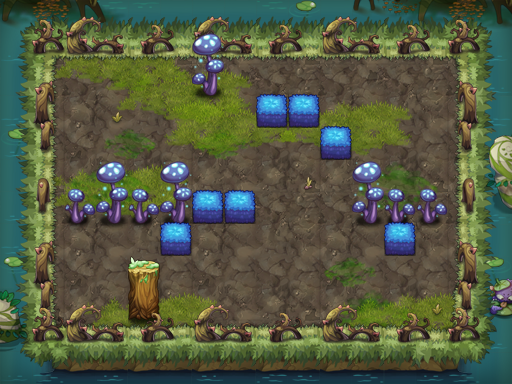

A 2D game scene composited from a Tiled map and its tileset images. What follows is a short description and the map's XML, with each tile layer's data collapsed to a summary:
An orthogonal 16x12 tile map with 32x32 px tiles, 16 tile layers (PASS, 块层 13, 块层 14, 块层 15, ...) and 11 objects (7x TRAP, 3x hongsrng2, PLAYER).

<map version="1.0" orientation="orthogonal" width="16" height="12" tilewidth="32" tileheight="32">
 <properties>
  <property name="DESTRY1" value="221" />
  <property name="DESTRY2" value="225" />
  <property name="DESTRY3" value="223" />
  <property name="DESTRY_COUNT" value="3" />
  <property name="EXP" value="530" />
  <property name="ITEM" value="D015" />
  <property name="MONEY" value="795" />
 </properties>
 <tileset firstgid="1" name="swzz" tilewidth="32" tileheight="32">
  <image source="swzz.png" width="500" height="1024" />
 </tileset>
 <layer name="PASS" width="16" height="12">
  <data>[192 cells, 113 non-empty, 18 distinct tile ids]</data>
 </layer>
 <layer name="块层 13" width="16" height="12">
  <data>[192 cells, 148 non-empty, 22 distinct tile ids]</data>
 </layer>
 <layer name="块层 14" width="16" height="12">
  <data>[192 cells, 84 non-empty, 29 distinct tile ids]</data>
 </layer>
 <layer name="块层 15" width="16" height="12">
  <data>[192 cells, 65 non-empty, 25 distinct tile ids]</data>
 </layer>
 <layer name="块层 2" width="16" height="12">
  <data>[192 cells, 96 non-empty, 8 distinct tile ids]</data>
 </layer>
 <layer name="块层 4" width="16" height="12">
  <data>[192 cells, 15 non-empty, 5 distinct tile ids]</data>
 </layer>
 <layer name="块层 3" width="16" height="12">
  <data>[192 cells, 61 non-empty, 17 distinct tile ids]</data>
 </layer>
 <layer name="块层 6" width="16" height="12">
  <data>[192 cells, 24 non-empty, 12 distinct tile ids]</data>
 </layer>
 <layer name="块层 16" width="16" height="12">
  <data>[192 cells, 52 non-empty, 5 distinct tile ids]</data>
 </layer>
 <layer name="SHELTER 9" width="16" height="12">
  <data>[192 cells, 14 non-empty, 5 distinct tile ids]</data>
 </layer>
 <layer name="SHELTER 8" width="16" height="12">
  <data>[192 cells, 1 non-empty, 1 distinct tile ids]</data>
 </layer>
 <layer name="SHELTER 6" width="16" height="12">
  <data>[192 cells, 2 non-empty, 1 distinct tile ids]</data>
 </layer>
 <layer name="SHELTER 5" width="16" height="12">
  <data>[192 cells, 9 non-empty, 3 distinct tile ids]</data>
 </layer>
 <layer name="SHELTER 3" width="16" height="12">
  <data>[192 cells, 1 non-empty, 1 distinct tile ids]</data>
 </layer>
 <layer name="SHELTER 2" width="16" height="12">
  <data>[192 cells, 2 non-empty, 1 distinct tile ids]</data>
 </layer>
 <layer name="SHELTER 1" width="16" height="12">
  <data>[192 cells, 1 non-empty, 1 distinct tile ids]</data>
 </layer>
 <objectgroup name="对象层 1" width="16" height="12">
  <object name="PLAYER" type="PLAYER" x="64" y="96" width="32" height="32" />
  <object name="fire1" type="TRAP" x="128" y="224" width="32" height="64">
   <properties>
    <property name="trap_id" value="1" />
    <property name="trap_particle" value="trap_bluefire_up_2.plist" />
    <property name="trap_state" value="open" />
   </properties>
  </object>
  <object name="hongsrng2" x="288" y="256" width="32" height="32">
   <properties>
    <property name="lua_ai" value="monster_hongsrng_ai" />
    <property name="quality" value="hongsrng2.quality" />
   </properties>
  </object>
  <object name="hongsrng2" x="352" y="96" width="32" height="32">
   <properties>
    <property name="lua_ai" value="monster_hongsrng_ai" />
    <property name="quality" value="hongsrng2.quality" />
   </properties>
  </object>
  <object name="zi_dan_up1" type="TRAP" x="352" y="288" width="32" height="32">
   <properties>
    <property name="trap_ani" value="poison_tree.actor" />
    <property name="trap_delay" value="2" />
    <property name="trap_id" value="0" />
    <property name="trap_script" value="trap(&quot;zi_dan_up1&quot;):setAtkPower(target(&quot;PLAYER&quot;):getHP()*0.1);trap(&quot;zi_dan_up1&quot;):turnUp(); trap(&quot;zi_dan_up1&quot;):getAI():getActions():addObject( AIUseSkill:create(   SkillLua:create(&quot;skill_0002&quot;)  )  );" />
    <property name="trap_start_mode" value="2" />
    <property name="trap_state" value="open" />
    <property name="trap_turn" value="up" />
   </properties>
  </object>
  <object name="fire_control1" type="TRAP" x="416" y="224" width="32" height="32">
   <properties>
    <property name="trap_ani" value="switch.actor" />
    <property name="trap_floor" value="true" />
    <property name="trap_id" value="0" />
    <property name="trap_script" value="trap(&quot;fire_control1&quot;):setOpened( false ); trap(&quot;fire1&quot;):setVisit( false );" />
    <property name="trap_sound_id" value="2" />
    <property name="trap_start_mode" value="0" />
    <property name="trap_state" value="open" />
   </properties>
  </object>
  <object name="mp1" type="TRAP" x="416" y="64" width="32" height="32">
   <properties>
    <property name="trap_ani" value="mp.actor" />
    <property name="trap_floor" value="true" />
    <property name="trap_id" value="0" />
    <property name="trap_script" value="trap_moveto(&quot;PLAYER&quot;, &quot;mp1&quot;,target(&quot;mp2&quot;):getX(),target(&quot;mp2&quot;):getY() );" />
    <property name="trap_sound_id" value="1" />
    <property name="trap_start_mode" value="0" />
    <property name="trap_state" value="open" />
   </properties>
  </object>
  <object name="mp2" type="TRAP" x="352" y="224" width="32" height="32">
   <properties>
    <property name="trap_ani" value="mp.actor" />
    <property name="trap_floor" value="true" />
    <property name="trap_id" value="0" />
    <property name="trap_script" value="trap_moveto(&quot;PLAYER&quot;, &quot;mp2&quot;,target(&quot;mp1&quot;):getX(),target(&quot;mp1&quot;):getY() );" />
    <property name="trap_sound_id" value="1" />
    <property name="trap_start_mode" value="0" />
    <property name="trap_state" value="open" />
   </properties>
  </object>
  <object name="hongsrng2" x="64" y="224" width="32" height="32">
   <properties>
    <property name="lua_ai" value="monster_hongsrng_ai" />
    <property name="quality" value="hongsrng2.quality" />
   </properties>
  </object>
  <object name="bh1" type="TRAP" x="288" y="192" width="32" height="32">
   <properties>
    <property name="trap_ani" value="black_hole.actor" />
    <property name="trap_floor" value="true" />
    <property name="trap_id" value="2" />
    <property name="trap_sh" value="0.1" />
    <property name="trap_sw" value="0.1" />
   </properties>
  </object>
  <object name="xy1" type="TRAP" x="288" y="192" width="32" height="32">
   <properties>
    <property name="lua_ai" value="trap_mire_ai" />
    <property name="trap_sh" value="0.1" />
    <property name="trap_sw" value="0.1" />
   </properties>
  </object>
 </objectgroup>
</map>
